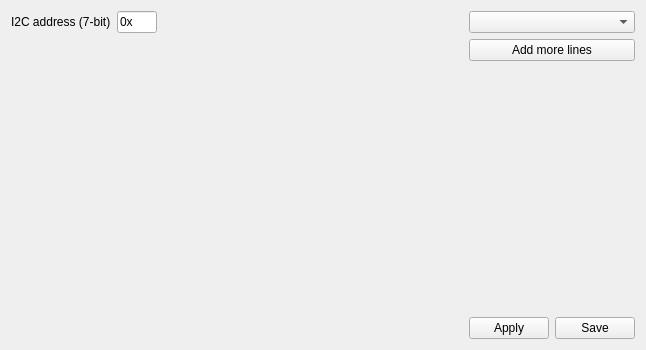
<?xml version="1.0" encoding="UTF-8"?>
<ui version="4.0">
 <class>GenericI2CWidget</class>
 <widget class="QWidget" name="GenericI2CWidget">
  <property name="enabled">
   <bool>true</bool>
  </property>
  <property name="geometry">
   <rect>
    <x>0</x>
    <y>0</y>
    <width>646</width>
    <height>350</height>
   </rect>
  </property>
  <property name="windowTitle">
   <string>Form</string>
  </property>
  <layout class="QGridLayout" name="gridLayout">
   <property name="sizeConstraint">
    <enum>QLayout::SetDefaultConstraint</enum>
   </property>
   <property name="verticalSpacing">
    <number>-1</number>
   </property>
   <item row="0" column="0" colspan="2">
    <widget class="QLabel" name="I2CAddressLabel">
     <property name="text">
      <string>I2C address (7-bit)</string>
     </property>
    </widget>
   </item>
   <item row="0" column="2">
    <widget class="QLineEdit" name="I2CAddressLineEdit">
     <property name="maximumSize">
      <size>
       <width>40</width>
       <height>16777215</height>
      </size>
     </property>
     <property name="text">
      <string>0x</string>
     </property>
    </widget>
   </item>
   <item row="0" column="5" colspan="2">
    <widget class="QComboBox" name="hexDecComboBox">
     <property name="toolTip">
      <string>Select whether all field values are in hexadecimal or decimal.</string>
     </property>
    </widget>
   </item>
   <item row="1" column="0" colspan="7">
    <layout class="QVBoxLayout" name="vmInstructionLayout"/>
   </item>
   <item row="2" column="5" colspan="2">
    <widget class="QPushButton" name="AdditionalLinesPushButton">
     <property name="text">
      <string>Add more lines</string>
     </property>
    </widget>
   </item>
   <item row="3" column="5">
    <spacer name="verticalSpacer">
     <property name="orientation">
      <enum>Qt::Vertical</enum>
     </property>
     <property name="sizeHint" stdset="0">
      <size>
       <width>20</width>
       <height>175</height>
      </size>
     </property>
    </spacer>
   </item>
   <item row="4" column="5">
    <widget class="QPushButton" name="ApplyPushButton">
     <property name="text">
      <string>Apply</string>
     </property>
    </widget>
   </item>
   <item row="4" column="6">
    <widget class="QPushButton" name="SavePushButton">
     <property name="text">
      <string>Save</string>
     </property>
    </widget>
   </item>
   <item row="0" column="4">
    <spacer name="horizontalSpacer">
     <property name="orientation">
      <enum>Qt::Horizontal</enum>
     </property>
     <property name="sizeHint" stdset="0">
      <size>
       <width>40</width>
       <height>20</height>
      </size>
     </property>
    </spacer>
   </item>
  </layout>
 </widget>
 <resources/>
 <connections/>
</ui>
